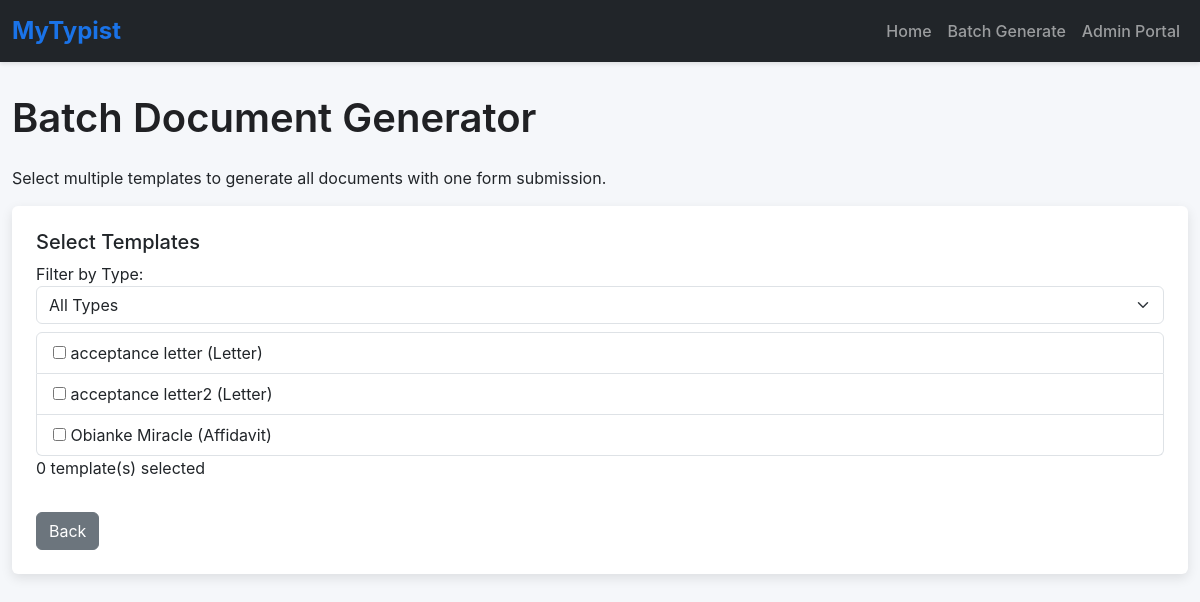
Page /batch on the earlier database version.
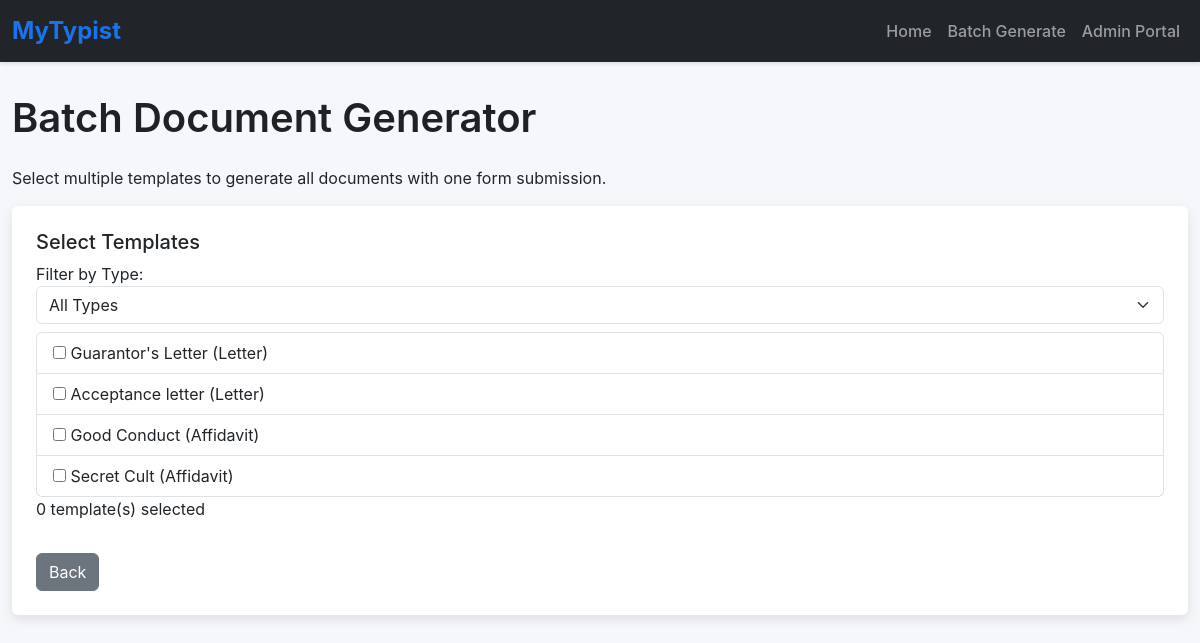
Same page on the later database version.
### app.py (models this page shows)
class Template(db.Model):
    __tablename__ = 'template'
    id = db.Column(db.Integer, primary_key=True)
    name = db.Column(db.String(100), nullable=False)
    type = db.Column(db.String(50), nullable=False)
    file_path = db.Column(db.String(200), nullable=False)
    description = db.Column(db.Text)
    font_family = db.Column(db.String(50), default='Times New Roman')
    font_size = db.Column(db.Integer, default=12)
    margin_top = db.Column(db.Float, default=1.0)
    margin_bottom = db.Column(db.Float, default=1.0)
    margin_left = db.Column(db.Float, default=1.0)
    margin_right = db.Column(db.Float, default=1.0)
    default_line_spacing = db.Column(db.Float, default=1.0)
    is_active = db.Column(db.Boolean, default=True)
    created_at = db.Column(db.DateTime, default=lambda: datetime.now(timezone.utc))
    updated_at = db.Column(db.DateTime, default=lambda: datetime.now(timezone.utc),
                          onupdate=lambda: datetime.now(timezone.utc))
    placeholders = db.relationship('Placeholder', back_populates='template',
                                   cascade="all, delete-orphan")
    created_documents = db.relationship('CreatedDocument', back_populates='template',
                                        cascade="all, delete-orphan")

### app.py (the view, shortened to what this page needs)
@app.route('/batch', methods=['GET', 'POST'])
def batch():
    types = [t[0] for t in db.session.query(Template.type).distinct().all()]
    templates = Template.query.filter_by(is_active=True).all()
    return render_template('batch.html', types=types, templates=templates)

### templates/batch.html (shortened to what this page needs)
{% extends 'base.html' %}
{% block content %}
    <h1 class="mb-4">Batch Document Generator</h1>
    <p>Select multiple templates to generate all documents with one form submission.</p>
    <form method="POST" action="/batch" class="card p-4" id="batchForm">
        <div class="mb-3">
            <h5>Select Templates</h5>
            <label>Filter by Type:</label>
            <select id="typeFilter" class="form-select mb-2">
                <option>All Types</option>
            </select>
            <div id="templateList" class="list-group">
                {% for template in templates %}
                    <div class="list-group-item" data-type="{{ template.type }}">
                        <input type="checkbox" name="template_checkbox" value="{{ template.id }}">
                        {{ template.name }} ({{ template.type|capitalize }})
                    </div>
                {% endfor %}
            </div>
            <p id="selectedCount">0 template(s) selected</p>
        </div>
        <div class="d-flex justify-content-between">
            <a href="/" class="btn btn-secondary">Back</a>
        </div>
    </form>
{% endblock %}

Differences in the rows shown:
removed Template: name "Obianke Miracle", type "Affidavit"
changed Template: name "acceptance letter" → "Guarantor's Letter"
changed Template: name "acceptance letter2" → "Acceptance letter"
added Template: name "Good Conduct", type "Affidavit"
added Template: name "Secret Cult", type "Affidavit"
